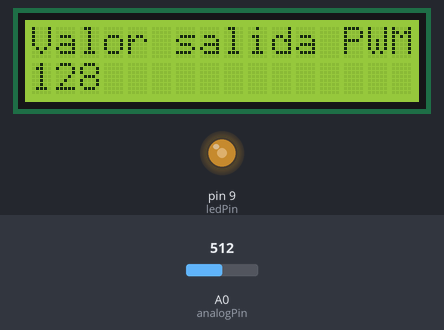
Recording of a sketch running on a simulated Arduino Uno, built with avr-gcc and run on an emulated ATmega328P. Parts: 16×2 character LCD, output pins drawn as LEDs (lit = HIGH). Inputs (shaded band) come from the test bench; at power-on: A0 (analogPin) = 512.

Above: at 1.2 s.
1.3 s: A0 (analogPin) set to 716
At 1.7 s:
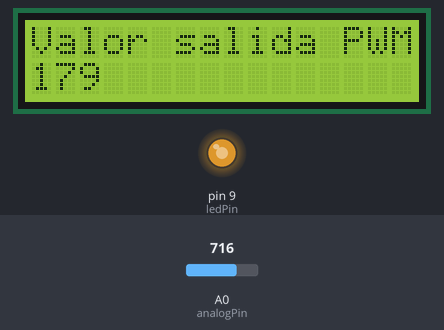
2.8 s: A0 (analogPin) set to 900
At 4.0 s:
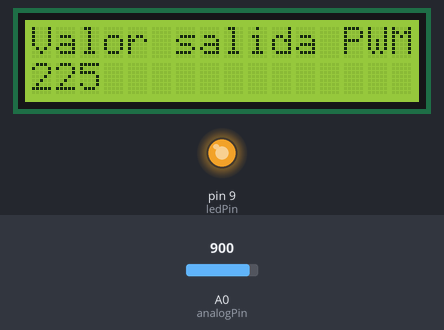
4.3 s: A0 (analogPin) set to 122
At 5.2 s:
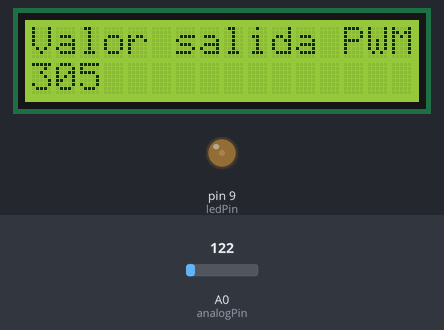
5.8 s: A0 (analogPin) set to 0
At 6.3 s:
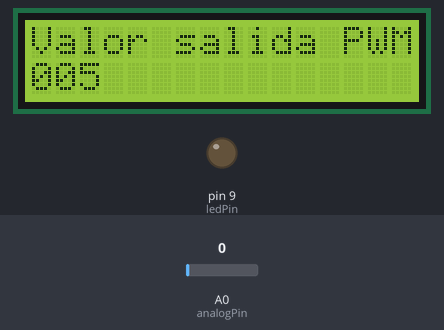
Timing chart, 0 to 8.3 s (numbered marks = the images above; inputs shaded):
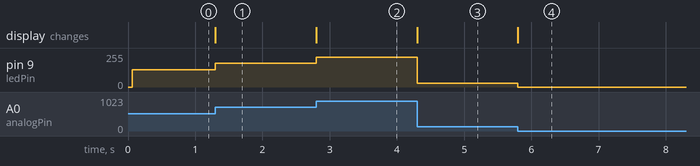

The sketch:

PMW.ino
```cpp
#include <LiquidCrystal.h>
int ledPin = 9;      // LED connected to digital pin 9
int analogPin = A0;   // potentiometer connected to analog pin 3
int val = 0;         // variable to store the read value
const int rs = 12, en = 11, d4 = 5, d5 = 4, d6 = 3, d7 = 2;
LiquidCrystal lcd(rs, en, d4, d5, d6, d7);
void setup() {
  pinMode(ledPin, OUTPUT);  // sets the pin as output

  // set up the LCD's number of columns and rows:
  lcd.begin(16, 2);
  // Print a message to the LCD.
  lcd.print("Valor salida PWM:");
}

void loop() {

  val = analogRead(analogPin);  // read the input pin
  val=val/4;
  lcd.setCursor(0, 1);
  lcd.print(val);
  analogWrite(ledPin,val); // analogRead values go from 0 to 1023, analogWrite values from 0 to 255
}
```

Measured:
- after the input at 1.3 s, pin 9 (ledPin): 128/255 → 179/255 at once; the display: changes at once (image 1)
- after the input at 2.8 s, pin 9 (ledPin): 179/255 → 225/255 at once; the display: changes at once (image 2)
- after the input at 4.3 s, pin 9 (ledPin): 225/255 → 30/255 at once; the display: changes at once (image 3)
- after the input at 5.8 s, pin 9 (ledPin): 30/255 → 0/255 at once; the display: changes at once (image 4)
